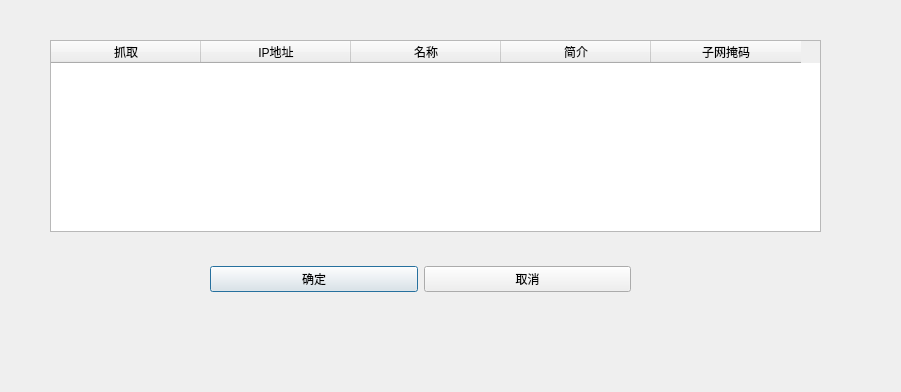
<?xml version="1.0" encoding="UTF-8"?>
<ui version="4.0">
 <class>InterfaceChooseDialog</class>
 <widget class="QDialog" name="InterfaceChooseDialog">
  <property name="geometry">
   <rect>
    <x>0</x>
    <y>0</y>
    <width>901</width>
    <height>392</height>
   </rect>
  </property>
  <property name="windowTitle">
   <string>InterfaceChoose</string>
  </property>
  <property name="windowIcon">
   <iconset>
    <normaloff>rsc/icon/mainWindow_icon.png</normaloff>rsc/icon/mainWindow_icon.png</iconset>
  </property>
  <widget class="QTableWidget" name="InterfaceChooseTable">
   <property name="geometry">
    <rect>
     <x>50</x>
     <y>40</y>
     <width>771</width>
     <height>192</height>
    </rect>
   </property>
   <property name="editTriggers">
    <set>QAbstractItemView::NoEditTriggers</set>
   </property>
   <attribute name="horizontalHeaderDefaultSectionSize">
    <number>150</number>
   </attribute>
   <column>
    <property name="text">
     <string>抓取</string>
    </property>
   </column>
   <column>
    <property name="text">
     <string>IP地址</string>
    </property>
   </column>
   <column>
    <property name="text">
     <string>名称</string>
    </property>
   </column>
   <column>
    <property name="text">
     <string>简介</string>
    </property>
   </column>
   <column>
    <property name="text">
     <string>子网掩码</string>
    </property>
   </column>
  </widget>
  <widget class="QWidget" name="layoutWidget">
   <property name="geometry">
    <rect>
     <x>210</x>
     <y>254</y>
     <width>421</width>
     <height>51</height>
    </rect>
   </property>
   <layout class="QHBoxLayout" name="horizontalLayout">
    <item>
     <widget class="QPushButton" name="OKBtn">
      <property name="text">
       <string>确定</string>
      </property>
     </widget>
    </item>
    <item>
     <widget class="QPushButton" name="NoBtn">
      <property name="text">
       <string>取消</string>
      </property>
     </widget>
    </item>
   </layout>
  </widget>
 </widget>
 <resources/>
 <connections/>
</ui>
